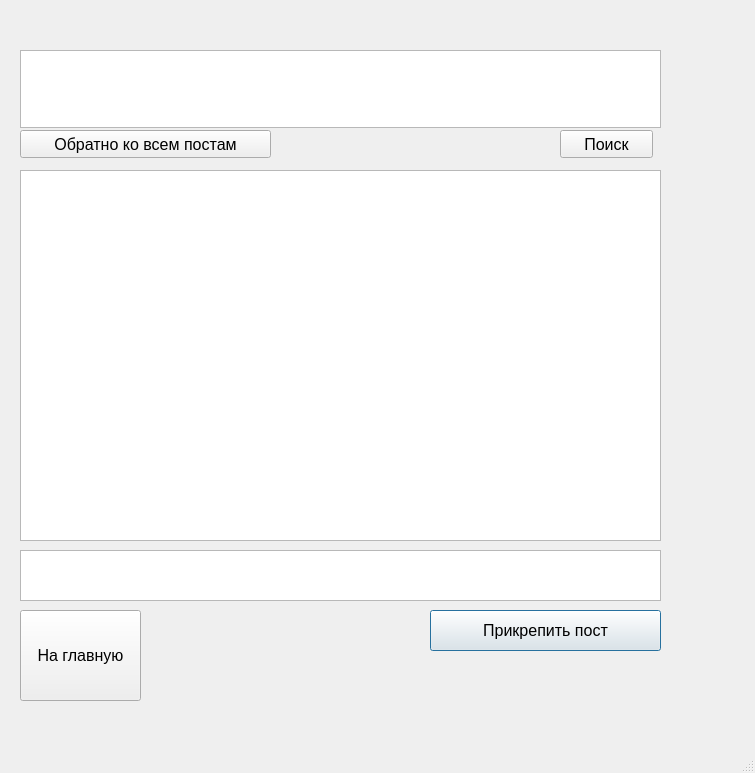
<?xml version="1.0" encoding="UTF-8"?>
<ui version="4.0">
 <class>MainWindow</class>
 <widget class="QMainWindow" name="MainWindow">
  <property name="geometry">
   <rect>
    <x>0</x>
    <y>0</y>
    <width>755</width>
    <height>773</height>
   </rect>
  </property>
  <property name="font">
   <font>
    <weight>75</weight>
    <italic>false</italic>
    <bold>true</bold>
    <underline>false</underline>
   </font>
  </property>
  <property name="windowTitle">
   <string>MainWindow</string>
  </property>
  <property name="windowOpacity">
   <double>1.000000000000000</double>
  </property>
  <widget class="QWidget" name="centralwidget">
   <widget class="QTextEdit" name="input_text">
    <property name="geometry">
     <rect>
      <x>20</x>
      <y>550</y>
      <width>641</width>
      <height>51</height>
     </rect>
    </property>
    <property name="font">
     <font>
      <family>Arial</family>
      <weight>50</weight>
      <italic>false</italic>
      <bold>false</bold>
      <underline>false</underline>
     </font>
    </property>
   </widget>
   <widget class="QPushButton" name="btn_post">
    <property name="geometry">
     <rect>
      <x>430</x>
      <y>610</y>
      <width>231</width>
      <height>41</height>
     </rect>
    </property>
    <property name="font">
     <font>
      <family>Arial</family>
      <pointsize>12</pointsize>
      <weight>50</weight>
      <italic>false</italic>
      <bold>false</bold>
      <underline>false</underline>
     </font>
    </property>
    <property name="text">
     <string>Прикрепить пост</string>
    </property>
    <property name="checkable">
     <bool>false</bool>
    </property>
    <property name="default">
     <bool>true</bool>
    </property>
    <property name="flat">
     <bool>false</bool>
    </property>
   </widget>
   <widget class="QListWidget" name="list_text">
    <property name="geometry">
     <rect>
      <x>20</x>
      <y>170</y>
      <width>641</width>
      <height>371</height>
     </rect>
    </property>
    <property name="font">
     <font>
      <family>Arial</family>
      <weight>50</weight>
      <italic>false</italic>
      <bold>false</bold>
      <underline>false</underline>
     </font>
    </property>
   </widget>
   <widget class="QTextEdit" name="edit_search">
    <property name="geometry">
     <rect>
      <x>20</x>
      <y>50</y>
      <width>641</width>
      <height>78</height>
     </rect>
    </property>
    <property name="font">
     <font>
      <family>Arial</family>
      <pointsize>9</pointsize>
      <weight>50</weight>
      <italic>false</italic>
      <bold>false</bold>
      <underline>false</underline>
     </font>
    </property>
   </widget>
   <widget class="QPushButton" name="btn_search">
    <property name="geometry">
     <rect>
      <x>560</x>
      <y>130</y>
      <width>93</width>
      <height>28</height>
     </rect>
    </property>
    <property name="font">
     <font>
      <family>Arial</family>
      <pointsize>12</pointsize>
      <weight>50</weight>
      <italic>false</italic>
      <bold>false</bold>
      <underline>false</underline>
     </font>
    </property>
    <property name="text">
     <string>Поиск</string>
    </property>
   </widget>
   <widget class="QPushButton" name="btn_return">
    <property name="geometry">
     <rect>
      <x>20</x>
      <y>130</y>
      <width>251</width>
      <height>28</height>
     </rect>
    </property>
    <property name="font">
     <font>
      <family>Arial</family>
      <pointsize>12</pointsize>
      <weight>50</weight>
      <italic>false</italic>
      <bold>false</bold>
      <underline>false</underline>
     </font>
    </property>
    <property name="text">
     <string>Обратно ко всем постам</string>
    </property>
   </widget>
   <widget class="QPushButton" name="btn_toMain">
    <property name="geometry">
     <rect>
      <x>20</x>
      <y>610</y>
      <width>121</width>
      <height>91</height>
     </rect>
    </property>
    <property name="font">
     <font>
      <family>Arial</family>
      <pointsize>12</pointsize>
      <weight>50</weight>
      <italic>false</italic>
      <bold>false</bold>
      <underline>false</underline>
     </font>
    </property>
    <property name="text">
     <string>На главную</string>
    </property>
   </widget>
  </widget>
  <widget class="QMenuBar" name="menubar">
   <property name="geometry">
    <rect>
     <x>0</x>
     <y>0</y>
     <width>755</width>
     <height>25</height>
    </rect>
   </property>
  </widget>
  <widget class="QStatusBar" name="statusbar"/>
 </widget>
 <resources/>
 <connections/>
</ui>
